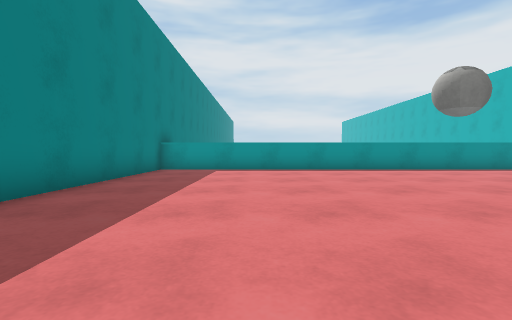
View 1 (above)

21 first-person views from a walk through a 3-D level made in the Unity game engine. The camera is 0.68 m above the floor, tilts 2° down and sees 85° across. The floor is counted in squares, 1 m on a side. Each view is taken from the middle of a square. On the plan, view 1 faces up. The plan holds only what a view shows up to about 9 squares ahead; the rest is blank. The place goes on beyond the plan. Surface patterns are stand-ins for the level's own textures.

View 2
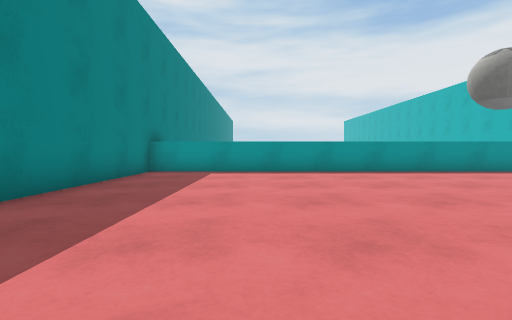

View 3
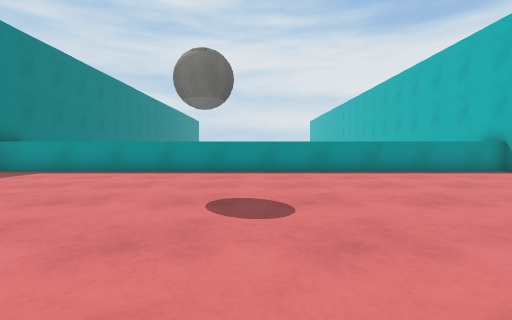

View 4
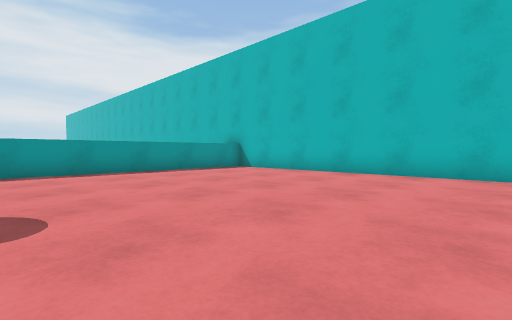

View 5
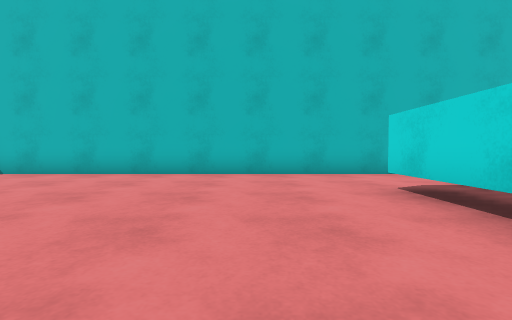

View 6
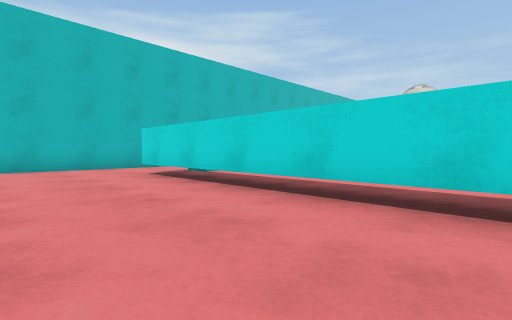

View 7
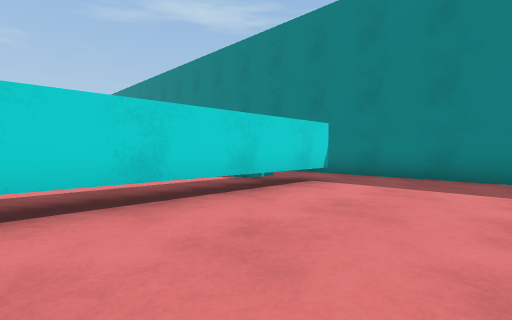

View 8
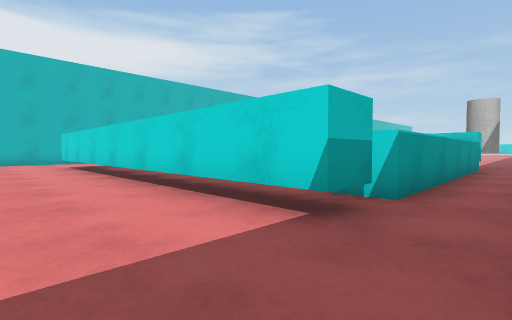

View 9
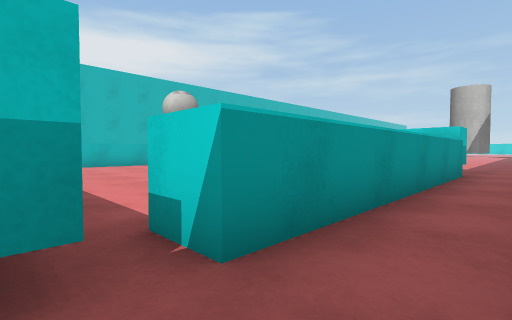

View 10
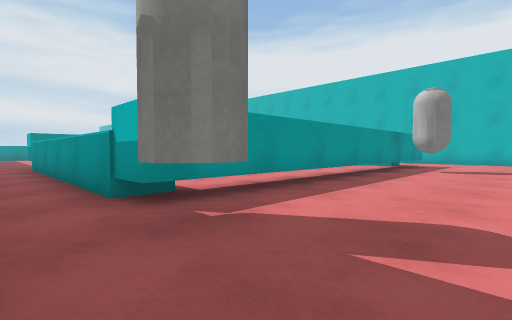

View 11
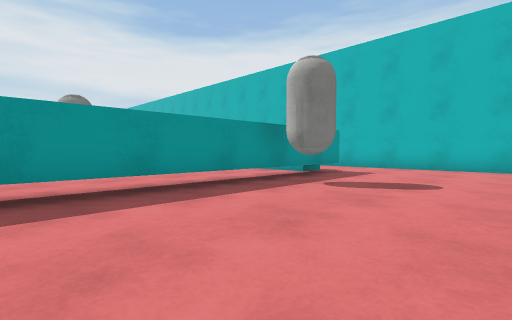

View 12
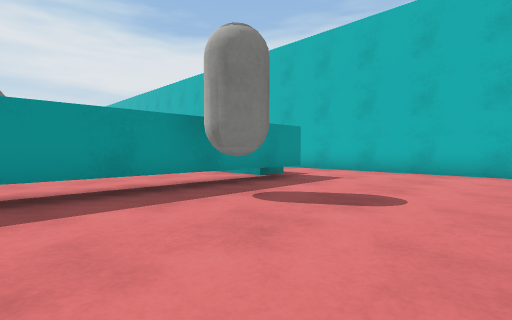

View 13
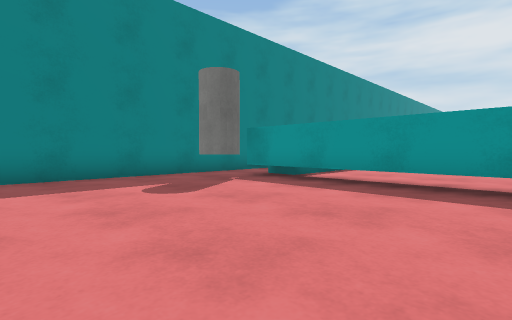

View 14
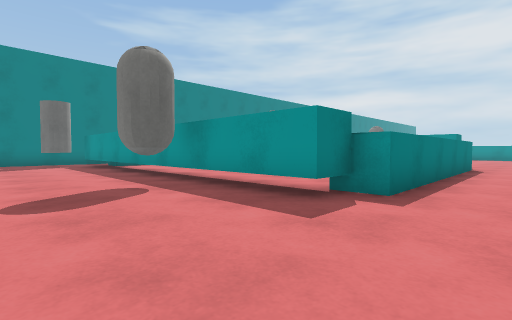

View 15
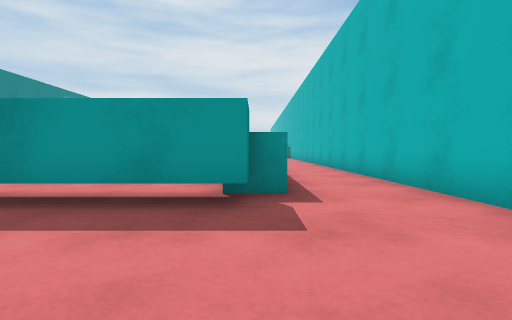

View 16
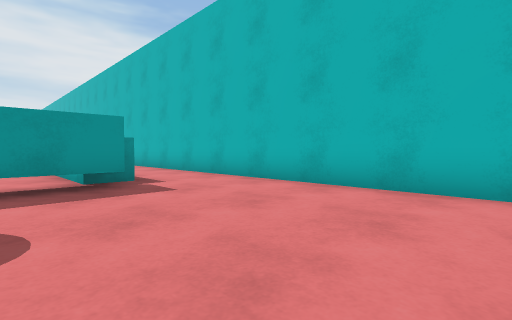

View 17
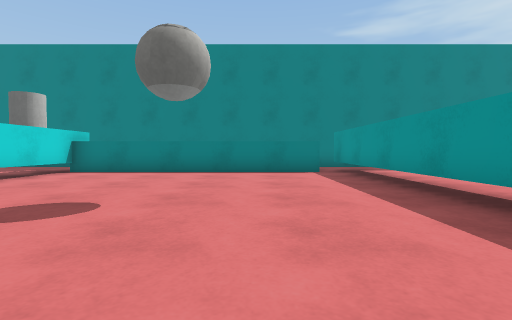

View 18
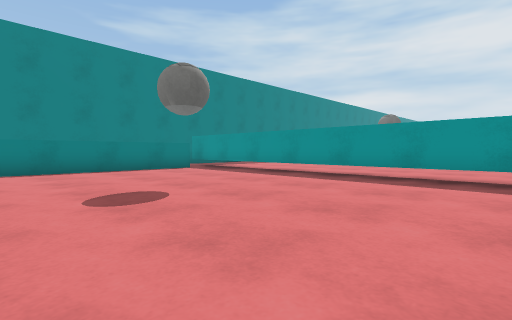

View 19
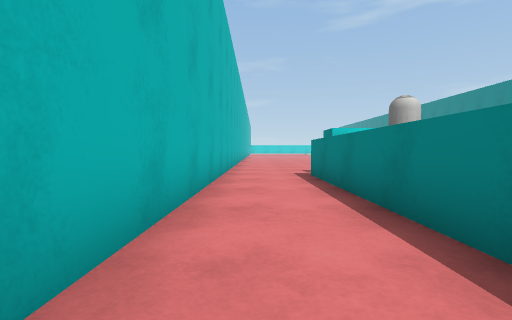

View 20
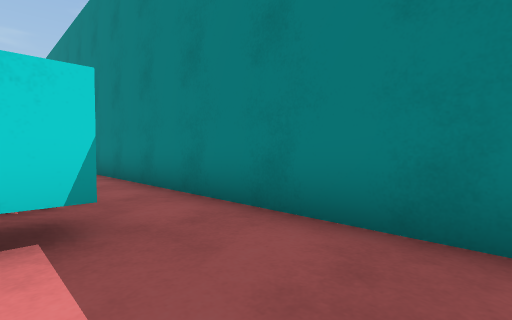

View 21
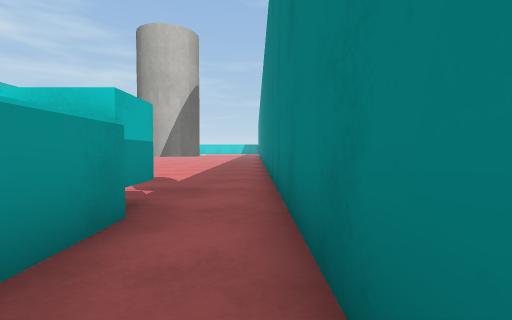

### Floor plan
Key: @ floor where view 1 was taken; # wall or solid block; x gap in a wall; . floor; T thing the floor can be seen under or through; C cylinder; A capsule.
Columns run from 4 left of view 1 to 13 right of it. Each row starts with its distance up from view 1.
 10 ##################
  9 #................#
  8 #................#
  7 #................#
  6 #................#
  5 #................#
  4 #................#
  3 #................#
  2 #................#
  1 #................#
  0 #...@............#
 -1 #..TTTTTTTTTTT...#
 -2 #..x.............#
 -3 #..#..........#..#
 -4 #..#..........#..#
 -5 #..#..........#..#
 -6 #..#..........#..#
 -7 #..#..........#..#
 -8 #..#..........#..#
 -9 #..#..........#..#
-10 #..#TTTTTTTTTTT..#
-11 #................#
-12 #.CC.......A.....#
-13 #................#
-14 #................#
-15 #................#
-16 #........   .....#

Where each view was taken, in squares from view 1:
view 1: 0 up, 0 right, facing up
view 2: 1 up, 0 right, facing up
view 3: 1 up, 5 right, facing up
view 4: 1 up, 5 right, facing up-right
view 5: 2 up, 5 right, facing right
view 6: 3 up, 2 right, facing down-right
view 7: 3 up, 4 right, facing down-left
view 8: 2 up, 3 left, facing down-right
view 9: 1 down, 3 left, facing down-right
view 10: 14 down, 3 left, facing up-right
view 11: 15 down, 2 right, facing up-right
view 12: 15 down, 4 right, facing up-right
view 13: 16 down, 4 right, facing up-left
view 14: 14 down, 12 right, facing up-left
view 15: 14 down, 10 right, facing up
view 16: 16 down, 8 right, facing up-right
view 17: 4 down, 8 right, facing left
view 18: 8 down, 9 right, facing up-left
view 19: 2 down, 12 right, facing down
view 20: 2 up, 1 left, facing down-left
view 21: 7 down, 3 left, facing down
